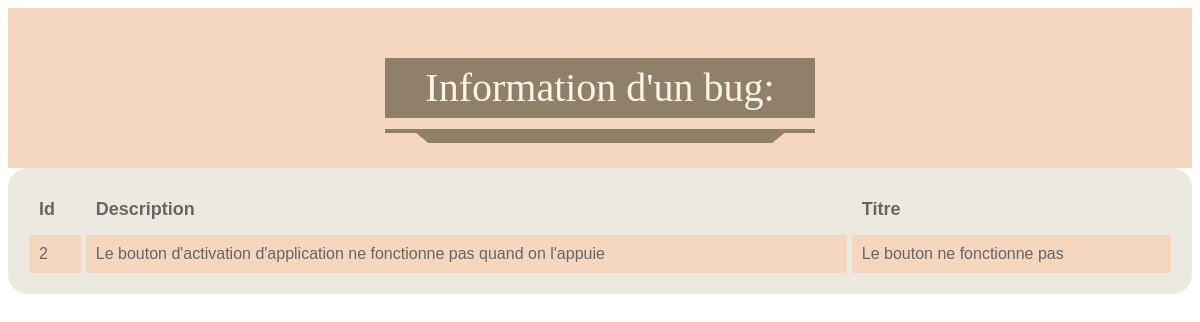
Page /show.php?id=2 on the committed database.
### tables this page shows
CREATE TABLE `bug` (
  `id` int(100) NOT NULL,
  `description` text NOT NULL,
  `titre` text NOT NULL,
  `statut` tinyint(1) NOT NULL DEFAULT 0,
  `date` timestamp NOT NULL DEFAULT current_timestamp()
);

### bugManager.php (called while the page is built, shortened)
<?php
include 'bug.php';
class BugManager {
    function find($id) {
        include "BDD.php";
        $dbh = new PDO('mysql:host=' . $DB_HOST . ';dbname=' . $DB_NAME . ';charset=utf8', $DB_LOGIN, $DB_PASSWROD);
        $sth = $dbh->query('SELECT * FROM `bug` WHERE id = ' . $id, PDO::FETCH_ASSOC);
        $datas = $sth->fetch();
        extract($datas);
        $bug = new Bug($id, $description, $titre, $statut);
        return $bug;
    }
}

### bug.php (called while the page is built, shortened)
<?php
class Bug {
    public $id;
    public $description;
    public $titre;
    function getId() {
        return $this->id;
    }
    function getDescription() {
        return $this->description;
    }
    function getTitre() {
        return $this->titre;
    }
    function __construct($id = null, $description = null, $titre = null, $statut = null) {
        $this->id = $id;
        $this->description = $description;
        $this->titre = $titre;
    }
}

### show.php (the view, shortened to what this page needs)
<?php
include_once "bugManager.php";
$id = $_GET['id'];
$bugManager = new BugManager();
$bug = $bugManager->find($id);
?>
<!DOCTYPE html>
<html>
<head>
    <link rel="stylesheet" type="text/css" href="style.css">
</head>
<body>
    <div class="three"><h1>Information d'un bug:</h1></div>
    <table>
        <tr>
            <th>
                Id
            </th>
            <th>
                Description
            </th>
            <th>
                Titre
            </th>
        </tr>
        <tr>
                <td>
            <?php echo $bug->getId();?>
                </td>
                <td>
            <?php echo $bug->getDescription();?>
                </td>
                <td>
            <?php echo $bug->getTitre();?>
                </td>
    </tr>
        </table>
</body>
</html>

### style.css (style rules this page uses)
table { font-family: "Lucida Sans Unicode", "Lucida Grande", Sans-Serif; text-align: left; border-collapse: separate; border-spacing: 5px; background: #ECE9E0; color: #656665; border: 16px solid #ECE9E0; border-radius: 20px; width: 100%; }
th { font-size: 18px; padding: 10px; }
td { background: #F5D7BF; padding: 10px; }
.three { background: #F5D7BF; padding: 50px 20px; text-align: center; }
.three h1 { font-family: 'Merriweather', serif; position: relative; color: #FCF2E5; background: #90806A; font-size: 2.5em; font-weight: normal; padding: 10px 40px; display: inline-block; margin: 0; line-height: 1; }
.three h1:before { content: ""; position: absolute; width: 100%; height: 4px; left: 0; bottom: -15px; background: #90806A; }
.three h1:after { content: ""; position: absolute; height: 0; width: 80%; border-top: 10px solid #90806A; border-left: 12px solid transparent; border-right: 12px solid transparent; left: 50%; transform: translateX(-50%); bottom: -25px; }

### rows in the picture
bug: id "2", description "Le bouton d'activation d'application ne fonctionne pas quand on l'appuie", titre "Le bouton ne fonctionne pas"
